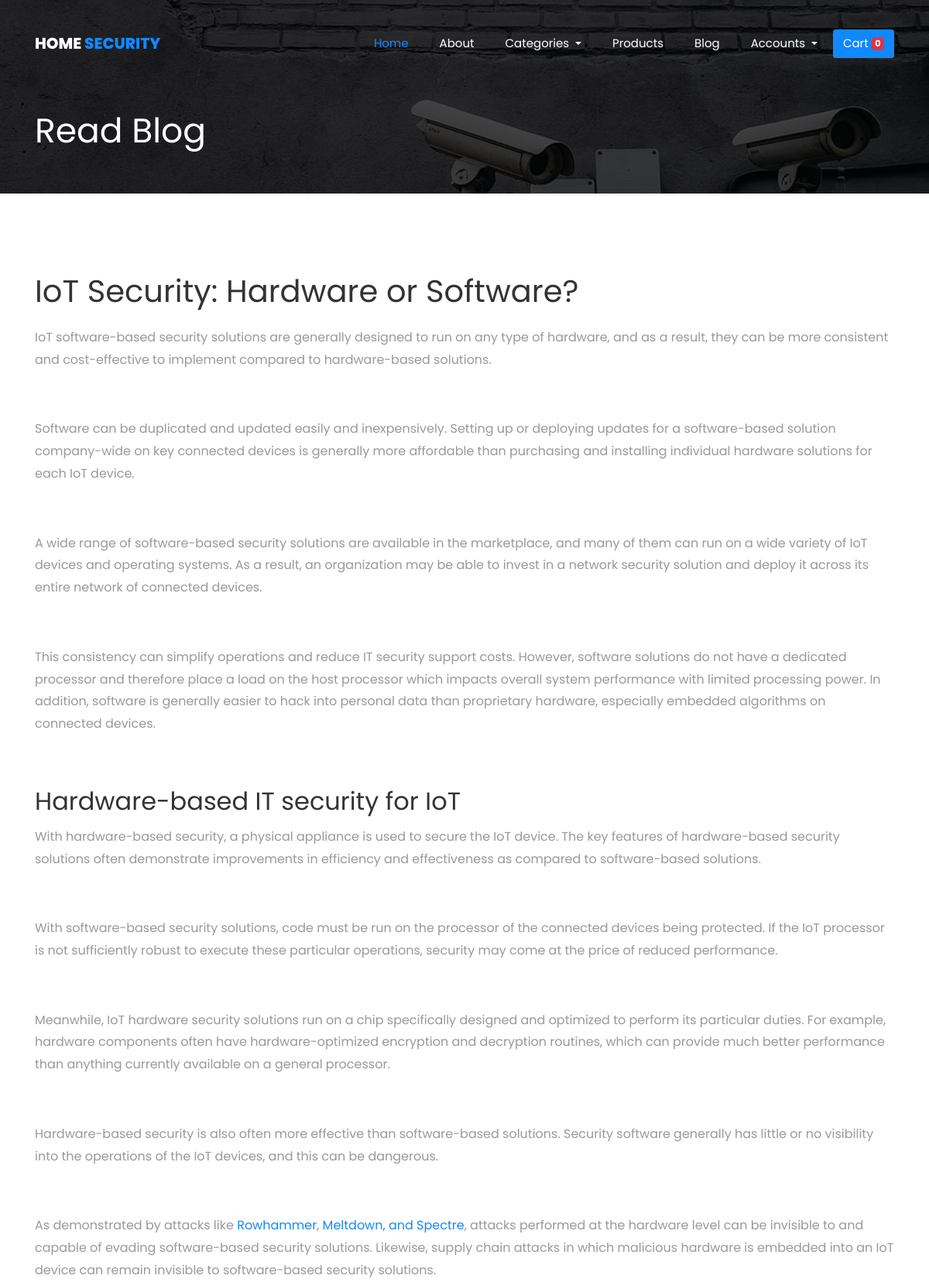
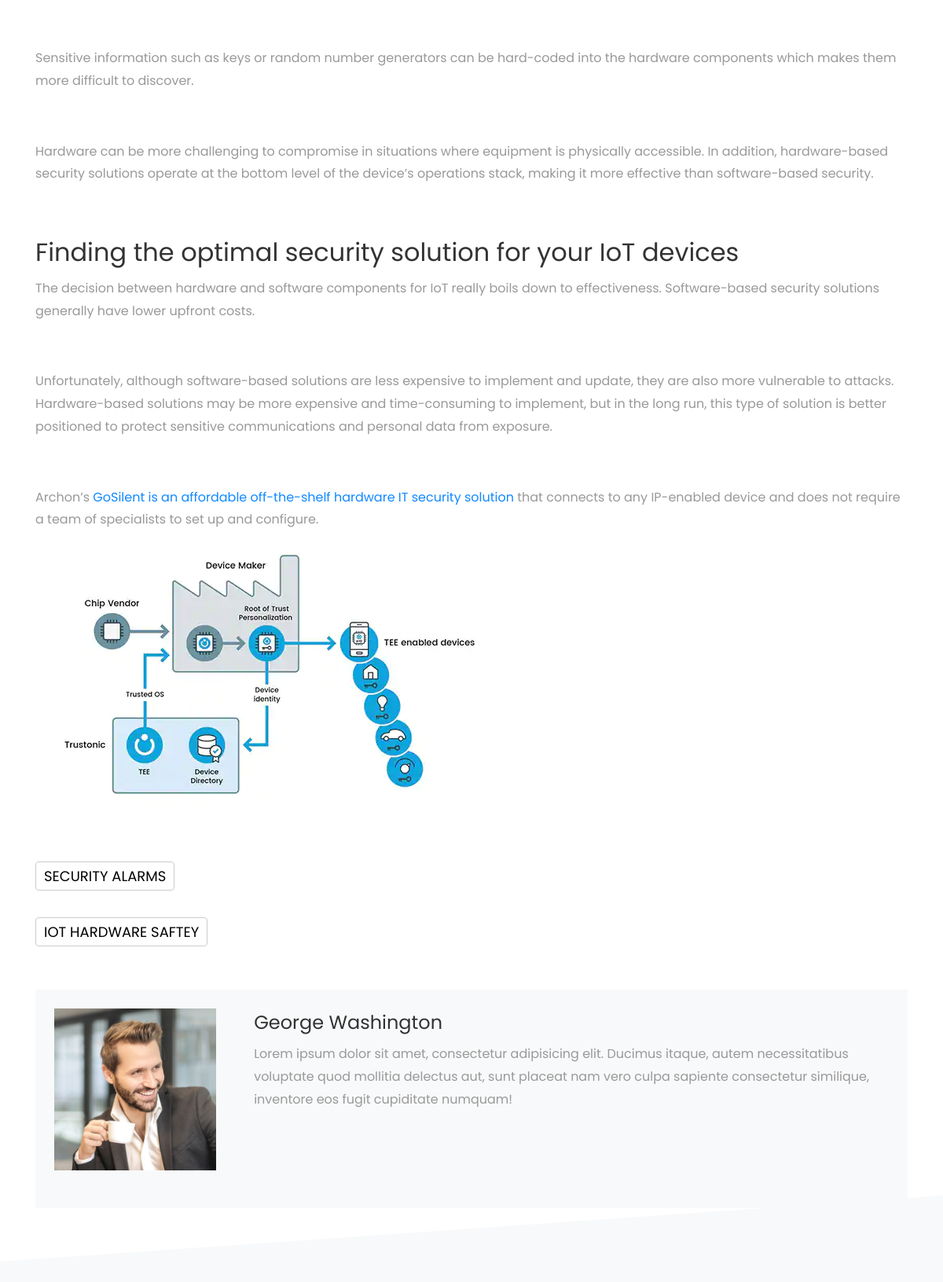
/blog/post/iot-security-hardware-or-software/ (upper part), run on the app's committed database (2 pictures, top to bottom).
### blog/models.py (models this page shows, shortened)
class Post(models.Model):
    title = models.CharField(max_length=150, db_index=True)
    image = models.ImageField(upload_to="blogpost/")
    slug = models.SlugField(max_length=150, unique=True)
    body = RichTextUploadingField()
    date_pub = models.DateTimeField(auto_now_add=True)
    tags = models.ManyToManyField('Tag', blank=True, related_name='posts')

class Tag(models.Model):
    title = models.CharField(max_length=150)
    slug = models.SlugField(max_length=150, unique=True)
    image = models.ImageField(upload_to="tags/")
    def __str__(self):
        return self.title
    def get_absolute_url(self):
        return reverse("tagdetail", kwargs={"slug": self.slug})

### blog/views.py (the view)
# urls.py: path('post/<str:slug>/', views.postdetail, name='postdetail'),
def postdetail(request, slug):
    post = Post.objects.get(slug__iexact=slug)
    return render(request, 'blog/postdetail.html', context={'post':post})

### carts/context_processors.py (called while the page is built)
def counter(request):
    cart_count = 0
    if 'admin' in request.path:
        return {}
    else:
        try:
            cart = Cart.objects.filter(cart_id = _cart_id(request))
            cart_items = CartItem.objects.all().filter(cart=cart[:1])
            for cart_item in cart_items:
                cart_count += cart_item.quantity
        except Cart.DoesNotExist:
            cart_count = 0
    return dict(cart_count = cart_count)

### carts/views.py (called while the page is built)
def _cart_id(request):
    cart = request.session.session_key
    if not cart:
        cart = request.session.create()
    return cart

### category/context_processors.py (called while the page is built)
def menu_links(request):
    links= Category.objects.all()
    context={
        'links':links,
    }
    return context

### templates/blog/postdetail.html (shortened to what this page needs)
{% extends 'base.html' %}
{% load static %}
{% block content %}
<section class="hero-wrap hero-wrap-2 js-fullheight" style="background-image: url({% static 'images/5.jpg' %});" data-stellar-background-ratio="0.5">
    <div class="overlay"></div>
    <div class="container">
      <div class="row no-gutters slider-text js-fullheight align-items-end justify-content-start">
        <div class="col-md-9 ftco-animate pb-5">
          <h1 class="mb-3 bread">Read Blog</h1>
        </div>
      </div>
    </div>
  </section>
<section class="ftco-section ftco-degree-bg">
    <div class="container">
      <div class="row">
        <div class="col-md-12 ftco-animate">
          <h1 class="mb-3">{{ post.title }}</h1>
          <p>{{ post.body|safe }}</p>
          <p>
            <img src="{{post.image.url}}" alt="" class="img-fluid">
          </p>
          <div class="tag-widget post-tag-container mb-5 mt-5">
            <div class="tagcloud">
                {% for tag in post.tags.all %}
                    <h1><a href="{{ tag.get_absolute_url}}" class="fs-1">{{tag}}</a></h1>
                {% endfor %}
            </div>
          </div>
          <div class="about-author d-flex p-4 bg-light">
            <div class="bio mr-5">
              <img src="{% static 'images/person_1.jpg' %}" alt="Image placeholder" class="img-fluid mb-4">
            </div>
            <div class="desc">
              <h3>George Washington</h3>
              <p>Lorem ipsum dolor sit amet, consectetur adipisicing elit. Ducimus itaque, autem necessitatibus voluptate quod mollitia delectus aut, sunt placeat nam vero culpa sapiente consectetur similique, inventore eos fugit cupiditate numquam!</p>
            </div>
          </div>
        </div>
      </div>
    </div>
  </section>
{% endblock content %}

### data on the page
Post: title "IoT Security: Hardware or Software?", body "IoT software-based security solutions are generally designed to run on any type of hardware, and as a result, they can be more consistent and cost-effective to implement compared to hardware-based solutions. Software can be duplicated and updated easily and inexpensively. Setting up or deploying updates for a software-based solution company-wide on key connected devices is generally more affordable than purchasing and installing individual hardware solutions for each IoT device. A wide range of software-based security solutions are available in the marketplace, and many of them can run on a wide variety of IoT devices and operating systems. As a result, an organization may be able to invest…", image (picture)
Tag: title "SECURITY ALARMS"
Tag: title "IOT HARDWARE SAFTEY"

### other printed values
{{ cart_count }} "0"
